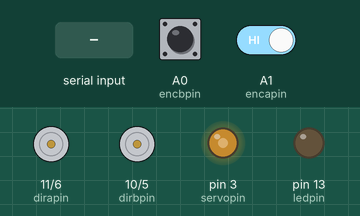
Recording of a sketch running on a simulated Arduino Uno, built with avr-gcc and run on an emulated ATmega328P. On the bench: direction and speed pins drawn as motors (green arrow = direction pin HIGH = forward, orange = LOW = backward, longer = more drive), output pins drawn as LEDs (lit = HIGH). Inputs (shaded band) come from the test bench; at power-on: A0 (encbpin) HIGH, A1 (encapin) HIGH. What the sketch prints to the serial monitor is not drawn.

Above: at 1.2 s.
1.3 s: "1" received over Serial
At 3.0 s:
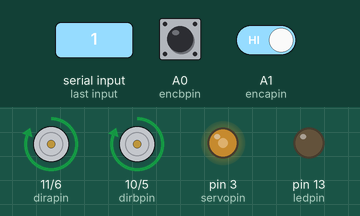
3.8 s: A0 (encbpin) driven LOW
6.8 s: A1 (encapin) driven LOW
8.3 s: A1 (encapin) driven HIGH
9.8 s: A0 (encbpin) driven HIGH and A1 (encapin) driven LOW
11.4 s: A0 (encbpin) pulsed LOW 2 times (0.12 s each, 0.3 s apart)
Timing chart, 0 to 14.4 s (numbered marks = the images above; inputs shaded):
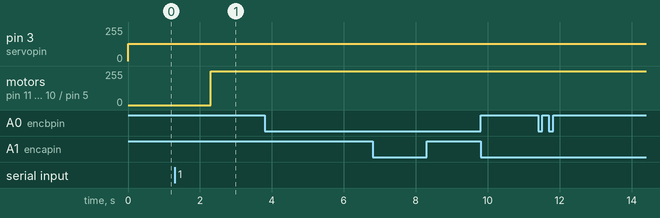

Measured:
- after the input at 1.3 s, motor on pin 11 (dirapin) / pin 6 (pwmapin), motor on pin 10 (dirbpin) / pin 5 (pwmbpin): stopped → forward 255/255 after 1.0 s
- after the input at 3.8 s, every drawn part: stays the same
- after the input at 6.8 s, every drawn part: stays the same
- after the input at 8.3 s, every drawn part: stays the same
- after the input at 9.8 s, every drawn part: stays the same
- after the input at 11.4 s, every drawn part: stays the same

The sketch:

PIDController.ino
```cpp
#include <EnableInterrupt.h>

#include <Wire.h>

#include <PID_v1.h>

// sample timing
unsigned int sampleInterval = 200;
unsigned long previousTime = 0;

// encoder counters
volatile byte encoderCountA = 0;
volatile byte encoderCountB = 0;

// motor settings
double motorPWMA = 0;
double motorPWMB = 0;

double lastNonZeroMotorPWMA = 0;
double lastNonZeroMotorPWMB = 0;

// PID parameters
double KpA = 5;
double KiA = 0;
double KdA = 0;

double KpB = KpA;
double KiB = KiA;
double KdB = KdA;

// PID variables
double pidInputA = 0;
double pidOutputA = 0;
double pidSetpointA = 0;

double pidInputB = 0;
double pidOutputB = 0;
double pidSetpointB = 0;

// PID classes
PID pidA( &pidInputA, &pidOutputA, &pidSetpointA, KpA, KiA, KdA, DIRECT );
PID pidB( &pidInputB, &pidOutputB, &pidSetpointB, KpB, KiB, KdB, DIRECT );

#define encapin    A1    // Motor A encoder   sensor  pin
#define encbpin    A0    // Motor B encoder   sensor  pin
#define dirapin    11    // Motor A direction control pin
#define pwmapin     6    // Motor A speed     control pin
#define pwmbpin     5    // Motor B speed     control pin
#define dirbpin    10    // Motor B direction control pin
#define voltpin     7    // Battery monitor   sensor  pins
#define ledpin     13    // LED pin
#define servopin    3    // servo pin

void encoderA() {
  encoderCountA++;
}

void encoderB() {
  encoderCountB++;
}

void setup() {
  // put your setup code here, to run once:

  // set pin modes
  pinMode( encapin, INPUT );
  pinMode( encbpin, INPUT );
  pinMode( dirapin, OUTPUT );
  pinMode( pwmapin, OUTPUT );
  pinMode( dirbpin, OUTPUT );
  pinMode( pwmbpin, OUTPUT );
  pinMode( voltpin, INPUT );
  pinMode( ledpin,  OUTPUT );
  pinMode( servopin, OUTPUT );

  // set motor speeds to zero
  analogWrite( pwmapin, 0 );
  analogWrite( pwmbpin, 0 );

  // enable motors
  digitalWrite( dirapin, HIGH );
  digitalWrite( dirbpin, HIGH );

  // attach encoder interrupts
  enableInterrupt( encapin, encoderA, CHANGE );
  enableInterrupt( encbpin, encoderB, CHANGE );

  // open serial port
  Serial.begin(9600);

  // set PID parameters
  pidA.SetSampleTime( sampleInterval );
  pidA.SetOutputLimits( -255, 255 );

  pidB.SetSampleTime( sampleInterval );
  pidB.SetOutputLimits( -255, 255 );

  // turn the PIDs on
  pidA.SetMode( AUTOMATIC );
  pidB.SetMode( AUTOMATIC );

  // record first timestamp
  previousTime = millis();
}

void loop() {
  // put your main code here, to run repeatedly:

  // check for serial input
  if ( Serial.available() )
  {
      // read setpoints from serial
      byte cmd[4];
      Serial.readBytes( (char*)cmd, 4 );
      pidSetpointA = cmd[1];
      if ( cmd[0] ) pidSetpointA = -pidSetpointA;
      pidSetpointB = cmd[3];
      if ( cmd[2] ) pidSetpointB = -pidSetpointB;
  }

  // check sample interval
  unsigned long currentTime = millis();

  if ( currentTime - previousTime >= sampleInterval )
  {
    // disable interrupts
    noInterrupts();

    // copy encoder counters to PID input
    pidInputA = (double)encoderCountA;
    pidInputB = (double)encoderCountB;

    // reset encoder counters
    encoderCountA = 0;
    encoderCountB = 0;

    // re-enable interrupts
    interrupts();

    // check motor direction
    if ( lastNonZeroMotorPWMA < 0 ) pidInputA = -pidInputA;
    if ( lastNonZeroMotorPWMB < 0 ) pidInputB = -pidInputB;

    // report encoder counts to serial
    byte data[4];
    data[0] = (pidInputA<0)?1:0;
    data[1] = abs(pidInputA);
    data[2] = (pidInputB<0)?1:0;
    data[3] = abs(pidInputB);
    Serial.write( data, 4 );

    // compute pid control update
    pidA.Compute();
    pidB.Compute();

    // apply pid control update
    motorPWMA += pidOutputA;
    motorPWMB += pidOutputB;

    // fix motor settings to PWM limits
    if ( motorPWMA < -255 ) motorPWMA = -255;
    if ( motorPWMA > 255 ) motorPWMA = 255;
    if ( motorPWMB < -255 ) motorPWMB = -255;
    if ( motorPWMB > 255 ) motorPWMB = 255;

    // turn off motors when setpoint is zero
    if ( pidSetpointA == 0 ) motorPWMA = 0;
    if ( pidSetpointB == 0 ) motorPWMB = 0;

    if ( motorPWMA != 0 ) lastNonZeroMotorPWMA = motorPWMA;
    if ( motorPWMB != 0 ) lastNonZeroMotorPWMB = motorPWMB;

    // record sample time
    previousTime = currentTime;
  }

  // set motors
  digitalWrite( dirapin, (motorPWMA>0)?LOW:HIGH );
  digitalWrite( dirbpin, (motorPWMB>0)?LOW:HIGH );
  analogWrite( pwmapin, abs(motorPWMA) );
  analogWrite( pwmbpin, abs(motorPWMB) );

  analogWrite( servopin, 128 );
}
```
